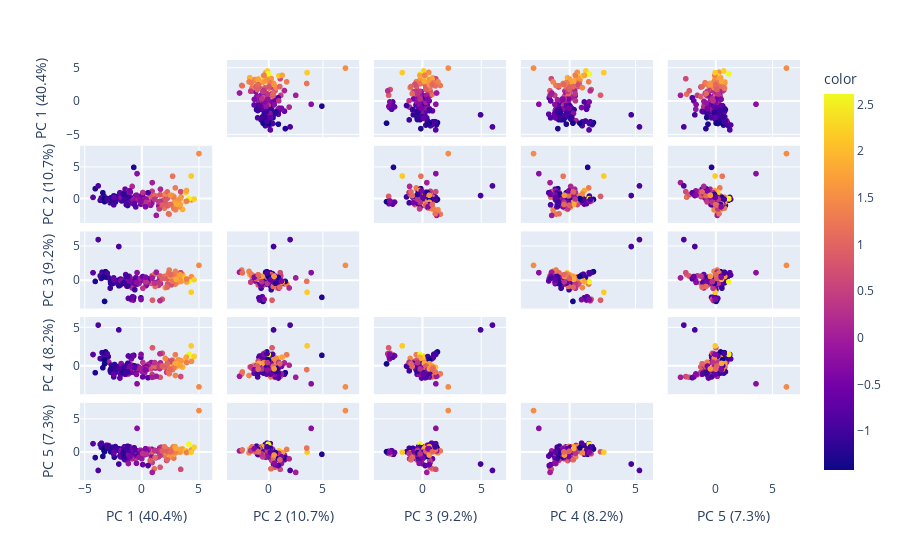

Write notebook code for a chart like this one.
### Code cell
labels = {
    str(i): f"PC {i+1} ({var:.1f}%)"
    for i, var in enumerate(pca.explained_variance_ratio_ * 100)
}

fig = px.scatter_matrix(
    principal_components,
    labels=labels,
    dimensions=range(5),
    color=df["Birth Rate"]
)
fig.update_traces(diagonal_visible=False)
fig.show()

### Figure 1 — Plotly figure (JSON) as saved in the notebook; plotly's stock layout.template omitted (floating-point values rounded to 4 significant figures; data arrays with more than 128 entries replaced by an {"elided": "..."} marker saying what was removed)
{"data": [{"diagonal": {"visible": false}, "dimensions": [{"axis": {"matches": true}, "label": "PC 1 (40.4%)", "values": {"elided": "183 float values"}}, {"axis": {"matches": true}, "label": "PC 2 (10.7%)", "values": {"elided": "183 float values"}}, {"axis": {"matches": true}, "label": "PC 3 (9.2%)", "values": {"elided": "183 float values"}}, {"axis": {"matches": true}, "label": "PC 4 (8.2%)", "values": {"elided": "183 float values"}}, {"axis": {"matches": true}, "label": "PC 5 (7.3%)", "values": {"elided": "183 float values"}}], "hovertemplate": "%{xaxis.title.text}=%{x}<br>%{yaxis.title.text}=%{y}<br>color=%{marker.color}<extra></extra>", "legendgroup": "", "marker": {"color": {"elided": "183 float values"}, "coloraxis": "coloraxis", "symbol": "circle"}, "name": "", "showlegend": false, "type": "splom"}], "layout": {"coloraxis": {"colorbar": {"title": {"text": "color"}}, "colorscale": [[0, "#0d0887"], [0.1111, "#46039f"], [0.2222, "#7201a8"], [0.3333, "#9c179e"], [0.4444, "#bd3786"], [0.5556, "#d8576b"], [0.6667, "#ed7953"], [0.7778, "#fb9f3a"], [0.8889, "#fdca26"], [1, "#f0f921"]]}, "dragmode": "select", "legend": {"tracegroupgap": 0}, "margin": {"t": 60}}}
